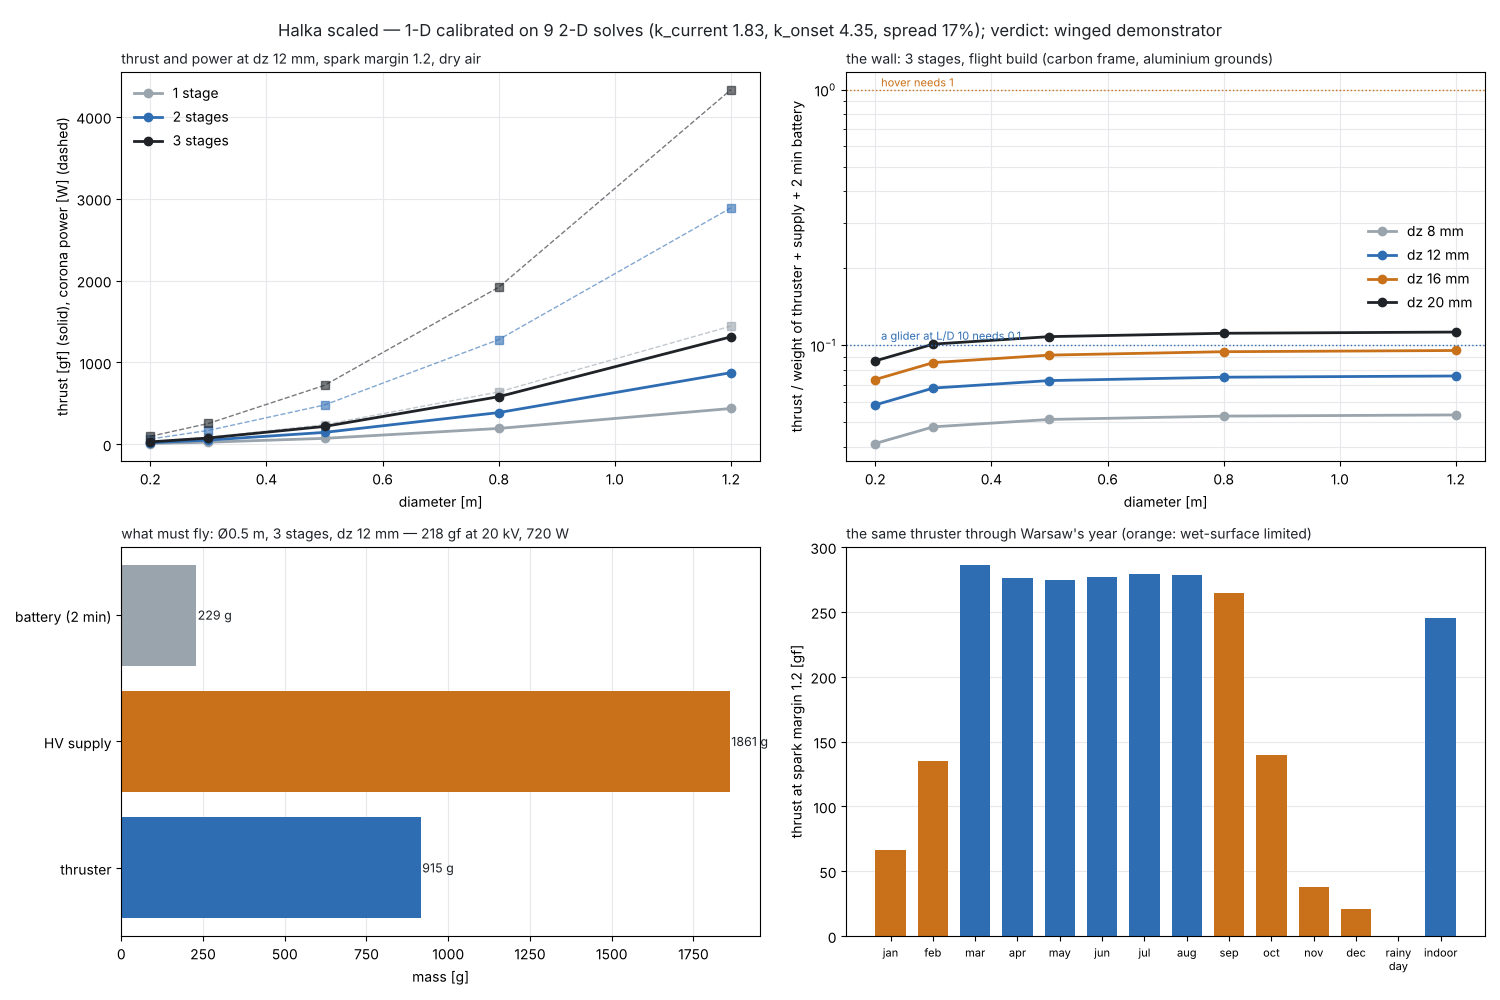

Python code for this plot:
"""Halka scaled (``docs/plasma.md``, P4): the 1-D model calibrated on 2-D solves, swept over diameter, offset,
stages and voltage at a spark margin; the masses of what must fly; the hover wall and the winged route; the
demonstrator decision by the rule of round 1 (attempt; scale up if too weak; none if it cannot work).

    python halka_scaling.py [out.png]      # the calibration solves take minutes; seconds under vegeta.mock
"""
from __future__ import annotations

import math
import sys

import numpy as np

from vegeta.fulgur import Air, DRY, climate
from vegeta.fulgur.breakdown import propagation_voltage
from vegeta.fulgur.scaling import BUILDS, Calibration, Family, at_margin, estimate, flight_masses, thruster_mass, winged
from vegeta.fulgur.thruster import PRESETS

import halka_fulgur as hf

G = 9.81
GRID = dict(pitches=(0.011, 0.014, 0.018), dzs=(0.008, 0.012, 0.016))


def calibration_points(lc: float = 2.5, preset: str = "mark4c") -> list:
    """2-D solves over the pitch x offset grid, each at 0.85 of its gap's spark voltage; the 4C's radii scaled
    about its outer emitter so only the pitch changes."""
    from dataclasses import replace
    pts = []
    base = PRESETS[preset]
    for pitch in GRID["pitches"]:
        k = pitch / 0.014
        rings = tuple(replace(r, radius=0.082 + (r.radius - 0.082) * k) for r in base.rings)
        name = f"{preset}_cal{pitch*1e3:.0f}"
        PRESETS[name] = replace(base, name=name, rings=rings)
        try:
            for dz in GRID["dzs"]:
                V = 0.85 * propagation_voltage(math.hypot(pitch, dz), DRY)
                r = hf.solve_section(name, V, dz=dz, lc=lc)
                pts.append({"pitch": pitch, "dz": dz, "V": V, "I_2d": r["I"], "thrust_2d": r["thrust"], "onset_2d": r["onset"],
                            "edge_r": r["edge_r"], "length": sum(2 * math.pi * rr.radius for rr in rings if rr.role == "emitter"),
                            "converged": r["converged"]})
        finally:
            PRESETS.pop(name, None)
    return pts


def calibrate(lc: float = 2.5) -> Calibration:
    return Calibration.fit(calibration_points(lc))


def sweep(cal: Calibration, diameters=(0.2, 0.3, 0.5, 0.8, 1.2), dzs=(0.008, 0.012, 0.016, 0.020), stages=(1, 2, 3),
          air: Air = DRY, margin: float = 1.2, build: str = "flight", minutes: float = 2.0) -> list:
    rows = []
    for D in diameters:
        for dz in dzs:
            for n in stages:
                f = Family(D, dz=dz, stages=n)
                e = at_margin(f, cal, air, margin)
                m = flight_masses(f, e, build=build, minutes=minutes)
                w = winged(f, e, m)
                rows.append({"diameter": D, "dz": dz, "stages": n, **{k: e[k] for k in ("V", "I", "thrust", "power", "thrust_per_watt", "limited_by")},
                             "mass_thruster": m["thruster"], "mass_supply": m["supply"], "mass_battery": m["battery"], "mass_total": m["total"],
                             "T/W": m["thrust_to_weight"], "winged_margin": w["margin"], "thrust_per_kg": e["thrust"] / m["thruster"] if m["thruster"] else 0.0})
    return rows


def decision(rows: list, cal: Calibration) -> dict:
    """The rule of round 1 applied: hover needs T/W >= 1 with the supply and battery aboard; a winged demonstrator
    needs thrust >= weight / (L/D). The smallest thruster that does each, or none."""
    hover = [r for r in rows if r["T/W"] >= 1.0]
    wing = [r for r in rows if r["winged_margin"] >= 1.0]
    best_tw = max(rows, key=lambda r: r["T/W"])
    pick = lambda rs: min(rs, key=lambda r: r["mass_total"]) if rs else None
    return {"hover": pick(hover), "best_thrust_to_weight": best_tw, "winged": pick(wing), "calibration": cal,
            "verdict": ("hover demonstrator" if hover else "winged demonstrator" if wing else "no demonstrator: scale up or change the build")}


def main(out="halka_scaling.png", lc: float = 2.5):
    import matplotlib
    matplotlib.use("Agg")
    import matplotlib.pyplot as plt
    INK, MUTED, BLUE, ORANGE, GREY = "#1f2328", "#6e7781", "#2f6db3", "#c8711a", "#9aa4ad"
    cal = calibrate(lc)
    rows = sweep(cal)
    dec = decision(rows, cal)
    fig, axes = plt.subplots(2, 2, figsize=(15, 10))
    # 1. thrust vs diameter per stage count at dz 12 mm
    ax = axes[0, 0]
    for n, c in zip((1, 2, 3), (GREY, BLUE, INK)):
        rs = [r for r in rows if r["dz"] == 0.012 and r["stages"] == n]
        ax.plot([r["diameter"] for r in rs], [r["thrust"] / G * 1e3 for r in rs], "o-", color=c, lw=2, label=f"{n} stage{'s' if n > 1 else ''}")
        ax.plot([r["diameter"] for r in rs], [r["power"] for r in rs], "s--", color=c, lw=1, alpha=0.6)
    ax.set_xlabel("diameter [m]"); ax.set_ylabel("thrust [gf] (solid), corona power [W] (dashed)")
    ax.set_title("thrust and power at dz 12 mm, spark margin 1.2, dry air", loc="left", fontsize=10, color=INK); ax.legend(frameon=False); ax.grid(color="#e6e8eb")
    # 2. thrust-to-weight vs diameter (flight build, 2 min battery) per dz, 3 stages
    ax = axes[0, 1]
    for dz, c in zip((0.008, 0.012, 0.016, 0.020), (GREY, BLUE, ORANGE, INK)):
        rs = [r for r in rows if r["dz"] == dz and r["stages"] == 3]
        ax.plot([r["diameter"] for r in rs], [r["T/W"] for r in rs], "o-", color=c, lw=2, label=f"dz {dz*1e3:.0f} mm")
    ax.axhline(1.0, color=ORANGE, lw=1, ls=":"); ax.text(0.21, 1.03, "hover needs 1", color=ORANGE, fontsize=8)
    ax.axhline(0.1, color=BLUE, lw=1, ls=":"); ax.text(0.21, 0.105, "a glider at L/D 10 needs 0.1", color=BLUE, fontsize=8)
    ax.set_yscale("log"); ax.set_xlabel("diameter [m]"); ax.set_ylabel("thrust / weight of thruster + supply + 2 min battery")
    ax.set_title("the wall: 3 stages, flight build (carbon frame, aluminium grounds)", loc="left", fontsize=10, color=INK); ax.legend(frameon=False); ax.grid(color="#e6e8eb", which="both")
    # 3. mass breakdown at 0.5 m, 3 stages, dz 12
    ax = axes[1, 0]
    r = next(r for r in rows if r["diameter"] == 0.5 and r["dz"] == 0.012 and r["stages"] == 3)
    parts = [("thruster", r["mass_thruster"]), ("HV supply", r["mass_supply"]), ("battery (2 min)", r["mass_battery"])]
    ax.barh([p[0] for p in parts], [p[1] * 1e3 for p in parts], color=[BLUE, ORANGE, GREY])
    for i, p in enumerate(parts):
        ax.text(p[1] * 1e3 + 5, i, f"{p[1]*1e3:.0f} g", va="center", fontsize=9, color=INK)
    ax.set_xlabel("mass [g]"); ax.set_title(f"what must fly: Ø0.5 m, 3 stages, dz 12 mm — {r['thrust']/G*1e3:.0f} gf at {r['V']/1e3:.0f} kV, {r['power']:.0f} W", loc="left", fontsize=10, color=INK)
    ax.grid(axis="x", color="#e6e8eb"); ax.set_axisbelow(True)
    # 4. humidity: the 0.5 m, 3-stage thruster through Warsaw's year
    ax = axes[1, 1]
    conds = climate.conditions()
    keys = list(climate.WARSAW) + ["humid_day", "indoor"]
    f = Family(0.5, dz=0.012, stages=3)
    th = [at_margin(f, cal, conds[k])["thrust"] / G * 1e3 for k in keys]
    lim = [at_margin(f, cal, conds[k])["limited_by"] for k in keys]
    ax.bar(range(len(keys)), th, color=[BLUE if l == "propagation" else ORANGE for l in lim], width=0.72)
    ax.set_xticks(range(len(keys)), [k.replace("humid_day", "rainy\nday") for k in keys], fontsize=8)
    ax.set_ylabel("thrust at spark margin 1.2 [gf]"); ax.set_title("the same thruster through Warsaw's year (orange: wet-surface limited)", loc="left", fontsize=10, color=INK)
    ax.grid(axis="y", color="#e6e8eb"); ax.set_axisbelow(True)
    fig.suptitle(f"Halka scaled — 1-D calibrated on {len(cal.points)} 2-D solves (k_current {cal.k_current:.2f}, k_onset {cal.k_onset:.2f}, spread {cal.spread:.0%}); verdict: {dec['verdict']}", color=INK, fontsize=12)
    fig.tight_layout()
    fig.savefig(out, dpi=100)
    return out, rows, dec


if __name__ == "__main__":
    out, rows, dec = main(*sys.argv[1:2])
    cal = dec["calibration"]
    print(f"calibration: k_current={cal.k_current:.3f} k_onset={cal.k_onset:.3f} spread={cal.spread:.2f} on {len(cal.points)} solves")
    for r in sorted(rows, key=lambda r: -r["T/W"])[:6]:
        print(f"D={r['diameter']:.1f} m dz={r['dz']*1e3:.0f} mm x{r['stages']}: {r['V']/1e3:.0f} kV {r['thrust']/G*1e3:.0f} gf {r['power']:.0f} W "
              f"T/P={r['thrust_per_watt']*1e3:.1f} mN/W mass={r['mass_total']*1e3:.0f} g T/W={r['T/W']:.2f} winged margin={r['winged_margin']:.2f}")
    print("verdict:", dec["verdict"])
    if dec["winged"]:
        w = dec["winged"]; print("smallest winged:", f"D={w['diameter']} dz={w['dz']} stages={w['stages']} mass={w['mass_total']*1e3:.0f} g thrust={w['thrust']/G*1e3:.0f} gf power={w['power']:.0f} W")
    print(out)
